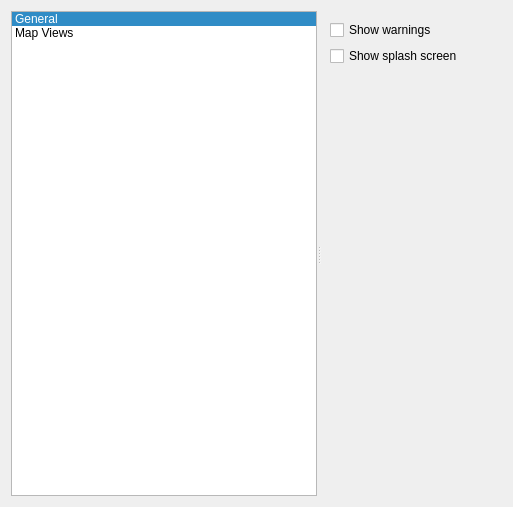
<?xml version="1.0" encoding="UTF-8"?>
<ui version="4.0">
 <class>Form</class>
 <widget class="QWidget" name="Form">
  <property name="geometry">
   <rect>
    <x>0</x>
    <y>0</y>
    <width>513</width>
    <height>507</height>
   </rect>
  </property>
  <property name="windowTitle">
   <string>Form</string>
  </property>
  <layout class="QVBoxLayout" name="verticalLayout">
   <item>
    <widget class="QSplitter" name="splitter">
     <property name="orientation">
      <enum>Qt::Orientation::Horizontal</enum>
     </property>
     <widget class="QListWidget" name="listWidget">
      <property name="currentRow">
       <number>0</number>
      </property>
      <item>
       <property name="text">
        <string>General</string>
       </property>
      </item>
      <item>
       <property name="text">
        <string>Map Views</string>
       </property>
      </item>
     </widget>
     <widget class="QStackedWidget" name="stackedWidget">
      <property name="currentIndex">
       <number>0</number>
      </property>
      <widget class="QWidget" name="page">
       <layout class="QVBoxLayout" name="verticalLayout_2">
        <item>
         <widget class="QCheckBox" name="mShowWarnings">
          <property name="text">
           <string>Show warnings</string>
          </property>
         </widget>
        </item>
        <item>
         <widget class="QCheckBox" name="mShowSplashScreen">
          <property name="text">
           <string>Show splash screen</string>
          </property>
         </widget>
        </item>
        <item>
         <spacer name="verticalSpacer">
          <property name="orientation">
           <enum>Qt::Orientation::Vertical</enum>
          </property>
          <property name="sizeHint" stdset="0">
           <size>
            <width>20</width>
            <height>40</height>
           </size>
          </property>
         </spacer>
        </item>
       </layout>
      </widget>
      <widget class="QWidget" name="page_2">
       <layout class="QVBoxLayout" name="verticalLayout_3">
        <item>
         <layout class="QHBoxLayout" name="horizontalLayout">
          <item>
           <widget class="QLabel" name="label">
            <property name="text">
             <string>Map background</string>
            </property>
           </widget>
          </item>
          <item>
           <widget class="QgsColorButton" name="mMapBackground"/>
          </item>
         </layout>
        </item>
        <item>
         <spacer name="verticalSpacer_2">
          <property name="orientation">
           <enum>Qt::Orientation::Vertical</enum>
          </property>
          <property name="sizeHint" stdset="0">
           <size>
            <width>20</width>
            <height>40</height>
           </size>
          </property>
         </spacer>
        </item>
       </layout>
      </widget>
     </widget>
    </widget>
   </item>
  </layout>
 </widget>
 <customwidgets>
  <customwidget>
   <class>QgsColorButton</class>
   <extends>QToolButton</extends>
   <header>qgscolorbutton.h</header>
  </customwidget>
 </customwidgets>
 <resources/>
 <connections>
  <connection>
   <sender>listWidget</sender>
   <signal>currentRowChanged(int)</signal>
   <receiver>stackedWidget</receiver>
   <slot>setCurrentIndex(int)</slot>
   <hints>
    <hint type="sourcelabel">
     <x>119</x>
     <y>104</y>
    </hint>
    <hint type="destinationlabel">
     <x>320</x>
     <y>125</y>
    </hint>
   </hints>
  </connection>
 </connections>
</ui>
